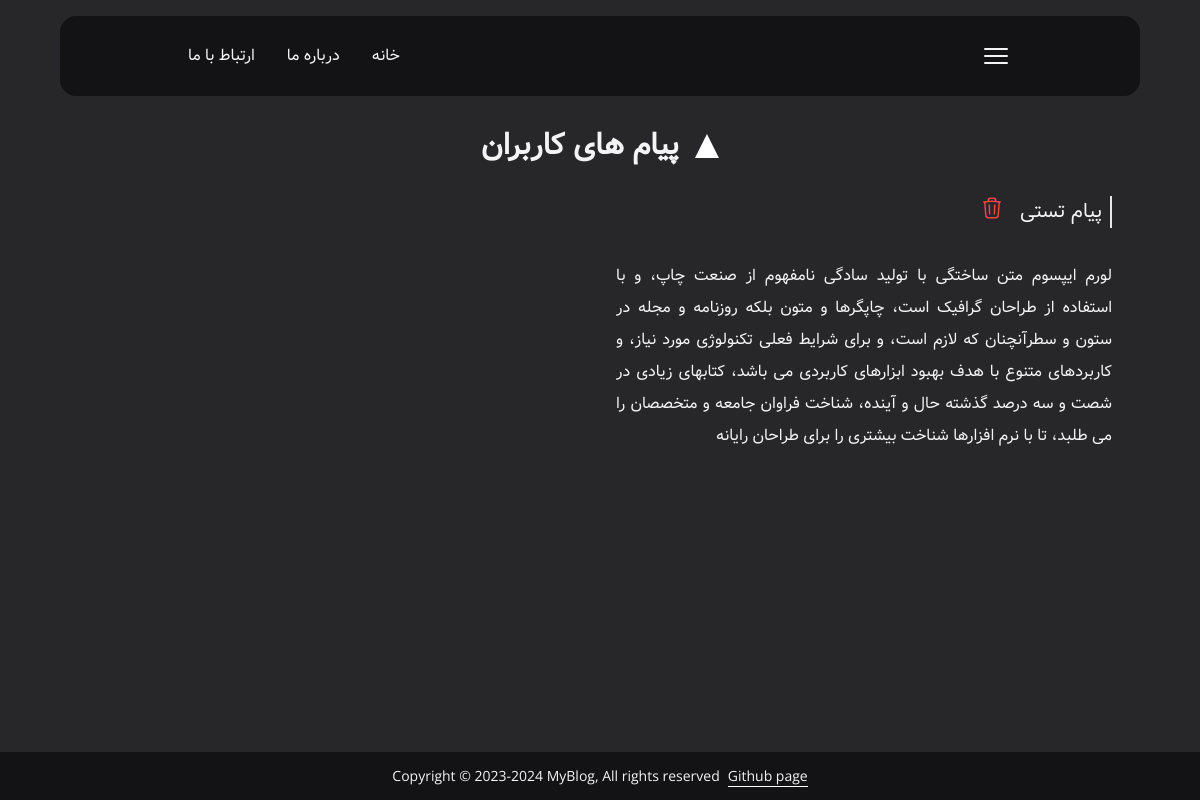
/admin/messages.php (signed in), run on the app's committed database.
### tables this page shows
CREATE TABLE IF NOT EXISTS `tbl_messages` (
  `messageId` int NOT NULL AUTO_INCREMENT,
  `messageSubject` varchar(100) NOT NULL,
  `messageBody` varchar(400) NOT NULL,
  PRIMARY KEY (`messageId`)
);

### admin/db/messagesActions.php (called while the page is built, shortened)
<?php
function getMessages() {
   $con = mysqli_connect("localhost", "root", "", "my-blog");
   $sqlCommand = "SELECT * FROM `tbl_messages`";
   $query = mysqli_query($con, $sqlCommand);
   $message = mysqli_fetch_array($query);
   $messagesArr = array();
   while ($message) {
      array_push($messagesArr, $message);
      $message = mysqli_fetch_array($query);
   }
   return $messagesArr;
}

### admin/messages.php (the view, shortened to what this page needs)
<?php
include_once "../includes/navbar.php";
include_once "./db/messagesActions.php";
$messages = getMessages();
?>
<main>
   <section class="container pt-32 pb-16 min-h-screen-smaller">
      <?php
      include_once '../includes/title.php';
      ?>
      <div class="grid grid-cols-2 gap-8">
         <?php
         foreach ($messages as $message) {
            $messageId = $message["messageId"];
            $messageSubject = $message["messageSubject"];
            $messageBody = $message["messageBody"];
            echo "
            <div>
               <div class='flex items-center gap-4 border-r-2 pr-2'>
                  <span class='text-xl'>$messageSubject</span>
                  <form action='index.php' method='POST'>
                     <input name='messageId' value='$messageId' hidden />
                     <button type='submit' class='text-red-500'>
                        <svg xmlns='http://www.w3.org/2000/svg' fill='none' viewBox='0 0 24 24' stroke-width='1.5' stroke='currentColor' class='w-6 h-6'>
                           <path stroke-linecap='round' stroke-linejoin='round' d='m14.74 9-.346 9m-4.788 0L9.26 9m9.968-3.21c.342.052.682.107 1.022.166m-1.022-.165L18.16 19.673a2.25 2.25 0 0 1-2.244 2.077H8.084a2.25 2.25 0 0 1-2.244-2.077L4.772 5.79m14.456 0a48.108 48.108 0 0 0-3.478-.397m-12 .562c.34-.059.68-.114 1.022-.165m0 0a48.11 48.11 0 0 1 3.478-.397m7.5 0v-.916c0-1.18-.91-2.164-2.09-2.201a51.964 51.964 0 0 0-3.32 0c-1.18.037-2.09 1.022-2.09 2.201v.916m7.5 0a48.667 48.667 0 0 0-7.5 0' />
                        </svg>
                     </button>
                  </form>
               </div>
               <p class='text-justify mt-8 leading-8'>
                  $messageBody
               </p>
            </div>";
         }
         ?>
      </div>
   </section>
</main>
<?php
include_once "../includes/footer.php";
?>

### data on the page
tbl_messages: messageSubject "پیام تستی", messageBody "لورم ایپسوم متن ساختگی با تولید سادگی نامفهوم از صنعت چاپ، و با استفاده از طراحان گرافیک است، چاپگرها و متون بلکه روزنامه و مجله در ستون و سطرآنچنان که لازم است، و برای شرایط فعلی تکنولوژی مورد نیاز، و کاربردهای متنوع با هدف بهبود ابزارهای کاربردی می باشد، کتابهای زیادی در شصت و سه درصد گذشته حال و آینده، شناخت فراوان جامعه و متخصصان را می طلبد، تا با نرم افزارها شناخت بیشتری را برای طراحان رایانه"

### other printed values
$sectionTitle "پیام های کاربران"
